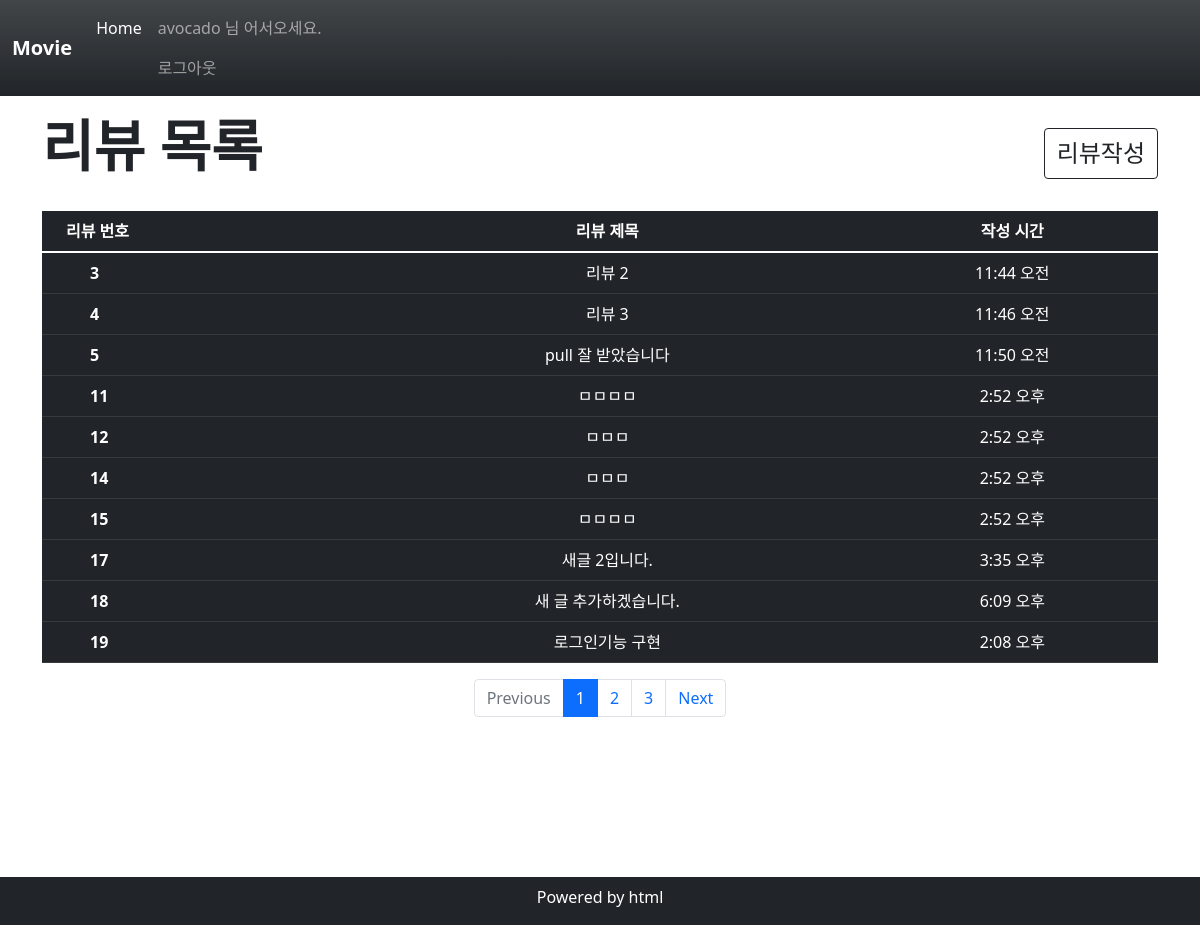
The app's page / (signed in) with its own data.
### review/models.py (models this page shows)
class Review(models.Model):
    title = models.CharField(max_length=80)
    content = models.TextField()
    created_at = models.DateTimeField(auto_now_add=True)
    updated_at = models.DateTimeField(auto_now_add=True)

### review/views.py (the view)
# urls.py: path("", views.index, name="index"),
def index(request):
    review = Review.objects.all()
    context = {
        "reviews": review,
    }
    return render(request, "review/index.html", context)

### review/templates/review/index.html
{% extends 'base.html' %}
{% block content %}
<article class="container">
  <div class="d-flex justify-content-between my-3">
    <h1 class="fw-bold mb-3 display-4">리뷰 목록</h1>
    <a href="{% url 'review:new' %}" class="btn btn-outline-dark my-3 fs-4">
      리뷰작성
    </a>
  </div>
  <table class=" table table-dark table-hover text-center">
    <thead>
      <tr>
        <th scope="col" class="text-start ps-4">리뷰 번호</th>
        <th scope="col">리뷰 제목</th>
        <th scope="col">작성 시간</th>
      </tr>
    </thead>
    <tbody>
      {% for review in reviews %}
      <tr>
        <th scope="row" class="text-start ps-5">{{ review.pk }}</th>
        <td><a href="{% url 'review:detail' review.pk %}" class="text-decoration-none text-white">{{ review.title }}</a>
        </td>
        <td>{{ review.created_at| date:'P' }}</td>
      </tr>
      {% endfor %}
    </tbody>
  </table>
</article>
<nav aria-label="..." class="d-flex justify-content-center">
  <ul class="pagination">
    <li class="page-item disabled">
      <a class="page-link">Previous</a>
    </li>
    <li class="page-item active" aria-current="page">
      <a class="page-link" href="#">1</a>
    <li class="page-item"><a class="page-link" href="#">2</a></li>
    </li>
    <li class="page-item"><a class="page-link" href="#">3</a></li>
    <li class="page-item">
      <a class="page-link" href="#">Next</a>
    </li>
  </ul>
</nav>
{% endblock %}

### records on screen
Review: pk "3", title "리뷰 2", created_at "11:44 오전"
Review: pk "4", title "리뷰 3", created_at "11:46 오전"
Review: pk "5", title "pull 잘 받았습니다", created_at "11:50 오전"
Review: pk "11", title "ㅁㅁㅁㅁ", created_at "2:52 오후"
Review: pk "12", title "ㅁㅁㅁ", created_at "2:52 오후"
Review: pk "14", title "ㅁㅁㅁ", created_at "2:52 오후"
Review: pk "15", title "ㅁㅁㅁㅁ", created_at "2:52 오후"
Review: pk "17", title "새글 2입니다.", created_at "3:35 오후"
Review: pk "18", title "새 글 추가하겠습니다.", created_at "6:09 오후"
Review: pk "19", title "로그인기능 구현", created_at "2:08 오후"

### other values on screen
{{ request.session.name }} "avocado"
